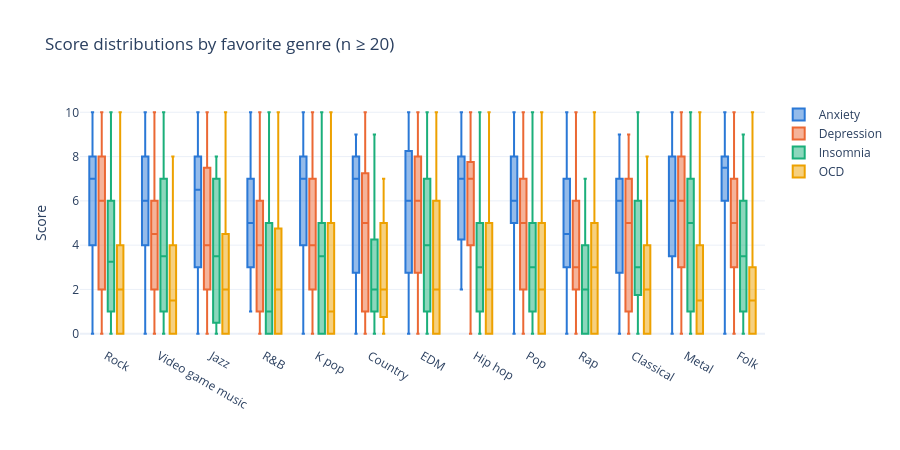

This figure's notebook cell:
### Markdown cell above
## 8. Interactive views (plotly)
Hover for exact values, click legend entries to toggle, drag to zoom.

### Code cell
px.defaults.template = "plotly_white"
fig = px.box(df[df["Fav genre"].isin(keep)].melt(id_vars="Fav genre", value_vars=MH, var_name="Condition", value_name="Score"),
             x="Fav genre", y="Score", color="Condition", points=False,
             color_discrete_sequence=[BLUE, ORANGE, AQUA, YELLOW],
             title="Score distributions by favorite genre (n ≥ 20)")
fig.update_layout(height=450, xaxis_title="", legend_title="")
fig.show()

### Figure 1 — Plotly figure (JSON) as saved in the notebook; plotly's stock layout.template omitted (floating-point values rounded to 4 significant figures; data arrays with more than 128 entries replaced by an {"elided": "..."} marker saying what was removed)
{"data": [{"alignmentgroup": "True", "boxpoints": false, "hovertemplate": "Condition=Anxiety<br>Fav genre=%{x}<br>Score=%{y}<extra></extra>", "legendgroup": "Anxiety", "marker": {"color": "#2a78d6"}, "name": "Anxiety", "notched": false, "offsetgroup": "Anxiety", "orientation": "v", "showlegend": true, "type": "box", "x": {"elided": "717 str values"}, "x0": " ", "xaxis": "x", "y": {"elided": "717 float values"}, "y0": " ", "yaxis": "y"}, {"alignmentgroup": "True", "boxpoints": false, "hovertemplate": "Condition=Depression<br>Fav genre=%{x}<br>Score=%{y}<extra></extra>", "legendgroup": "Depression", "marker": {"color": "#eb6834"}, "name": "Depression", "notched": false, "offsetgroup": "Depression", "orientation": "v", "showlegend": true, "type": "box", "x": {"elided": "717 str values"}, "x0": " ", "xaxis": "x", "y": {"elided": "717 float values"}, "y0": " ", "yaxis": "y"}, {"alignmentgroup": "True", "boxpoints": false, "hovertemplate": "Condition=Insomnia<br>Fav genre=%{x}<br>Score=%{y}<extra></extra>", "legendgroup": "Insomnia", "marker": {"color": "#1baf7a"}, "name": "Insomnia", "notched": false, "offsetgroup": "Insomnia", "orientation": "v", "showlegend": true, "type": "box", "x": {"elided": "717 str values"}, "x0": " ", "xaxis": "x", "y": {"elided": "717 float values"}, "y0": " ", "yaxis": "y"}, {"alignmentgroup": "True", "boxpoints": false, "hovertemplate": "Condition=OCD<br>Fav genre=%{x}<br>Score=%{y}<extra></extra>", "legendgroup": "OCD", "marker": {"color": "#eda100"}, "name": "OCD", "notched": false, "offsetgroup": "OCD", "orientation": "v", "showlegend": true, "type": "box", "x": {"elided": "717 str values"}, "x0": " ", "xaxis": "x", "y": {"elided": "717 float values"}, "y0": " ", "yaxis": "y"}], "layout": {"boxmode": "group", "height": 450, "legend": {"title": {"text": ""}, "tracegroupgap": 0}, "title": {"text": "Score distributions by favorite genre (n ≥ 20)"}, "xaxis": {"anchor": "y", "domain": [0.0, 1.0], "title": {"text": ""}}, "yaxis": {"anchor": "x", "domain": [0.0, 1.0], "title": {"text": "Score"}}}}
